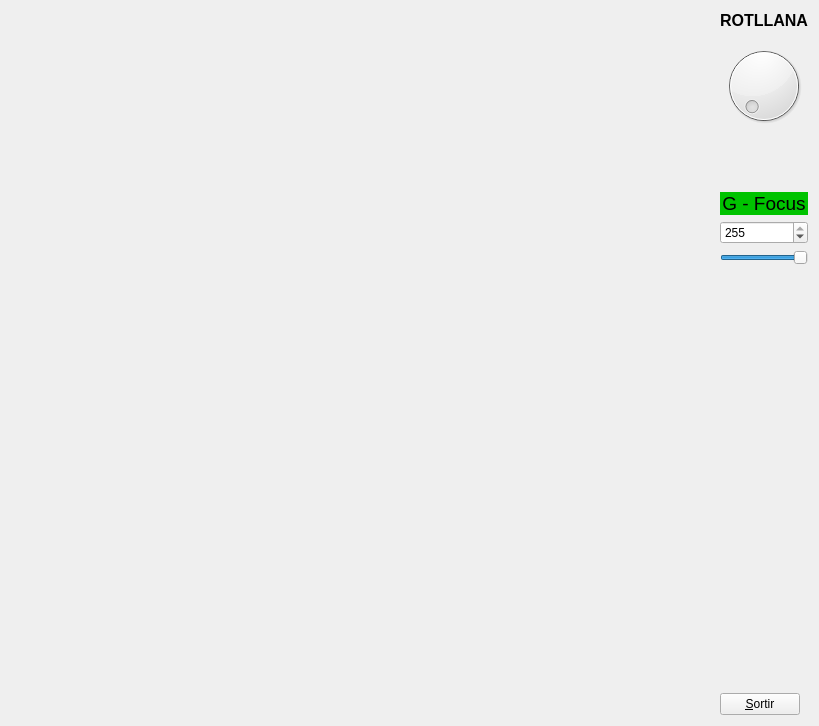
<?xml version="1.0" encoding="UTF-8"?>
<ui version="4.0">
 <class>MyForm</class>
 <widget class="QWidget" name="MyForm">
  <property name="geometry">
   <rect>
    <x>0</x>
    <y>0</y>
    <width>819</width>
    <height>726</height>
   </rect>
  </property>
  <property name="windowTitle">
   <string>Form</string>
  </property>
  <layout class="QHBoxLayout" name="horizontalLayout">
   <item>
    <widget class="MyGLWidget" name="widget" native="true">
     <property name="sizePolicy">
      <sizepolicy hsizetype="Expanding" vsizetype="Expanding">
       <horstretch>0</horstretch>
       <verstretch>0</verstretch>
      </sizepolicy>
     </property>
    </widget>
   </item>
   <item>
    <layout class="QVBoxLayout" name="verticalLayout">
     <item>
      <widget class="QLabel" name="label_2">
       <property name="font">
        <font>
         <pointsize>12</pointsize>
         <weight>75</weight>
         <bold>true</bold>
        </font>
       </property>
       <property name="text">
        <string>ROTLLANA</string>
       </property>
       <property name="alignment">
        <set>Qt::AlignCenter</set>
       </property>
      </widget>
     </item>
     <item>
      <widget class="QDial" name="dial">
       <property name="maximum">
        <number>359</number>
       </property>
      </widget>
     </item>
     <item>
      <spacer name="verticalSpacer_2">
       <property name="orientation">
        <enum>Qt::Vertical</enum>
       </property>
       <property name="sizeType">
        <enum>QSizePolicy::Maximum</enum>
       </property>
       <property name="sizeHint" stdset="0">
        <size>
         <width>20</width>
         <height>50</height>
        </size>
       </property>
      </spacer>
     </item>
     <item>
      <widget class="QLabel" name="label">
       <property name="palette">
        <palette>
         <active>
          <colorrole role="WindowText">
           <brush brushstyle="SolidPattern">
            <color alpha="255">
             <red>0</red>
             <green>0</green>
             <blue>0</blue>
            </color>
           </brush>
          </colorrole>
          <colorrole role="Button">
           <brush brushstyle="SolidPattern">
            <color alpha="255">
             <red>0</red>
             <green>195</green>
             <blue>0</blue>
            </color>
           </brush>
          </colorrole>
          <colorrole role="Light">
           <brush brushstyle="SolidPattern">
            <color alpha="255">
             <red>37</red>
             <green>255</green>
             <blue>37</blue>
            </color>
           </brush>
          </colorrole>
          <colorrole role="Midlight">
           <brush brushstyle="SolidPattern">
            <color alpha="255">
             <red>18</red>
             <green>225</green>
             <blue>18</blue>
            </color>
           </brush>
          </colorrole>
          <colorrole role="Dark">
           <brush brushstyle="SolidPattern">
            <color alpha="255">
             <red>0</red>
             <green>97</green>
             <blue>0</blue>
            </color>
           </brush>
          </colorrole>
          <colorrole role="Mid">
           <brush brushstyle="SolidPattern">
            <color alpha="255">
             <red>0</red>
             <green>130</green>
             <blue>0</blue>
            </color>
           </brush>
          </colorrole>
          <colorrole role="Text">
           <brush brushstyle="SolidPattern">
            <color alpha="255">
             <red>0</red>
             <green>0</green>
             <blue>0</blue>
            </color>
           </brush>
          </colorrole>
          <colorrole role="BrightText">
           <brush brushstyle="SolidPattern">
            <color alpha="255">
             <red>255</red>
             <green>255</green>
             <blue>255</blue>
            </color>
           </brush>
          </colorrole>
          <colorrole role="ButtonText">
           <brush brushstyle="SolidPattern">
            <color alpha="255">
             <red>0</red>
             <green>0</green>
             <blue>0</blue>
            </color>
           </brush>
          </colorrole>
          <colorrole role="Base">
           <brush brushstyle="SolidPattern">
            <color alpha="255">
             <red>255</red>
             <green>255</green>
             <blue>255</blue>
            </color>
           </brush>
          </colorrole>
          <colorrole role="Window">
           <brush brushstyle="SolidPattern">
            <color alpha="255">
             <red>0</red>
             <green>195</green>
             <blue>0</blue>
            </color>
           </brush>
          </colorrole>
          <colorrole role="Shadow">
           <brush brushstyle="SolidPattern">
            <color alpha="255">
             <red>0</red>
             <green>0</green>
             <blue>0</blue>
            </color>
           </brush>
          </colorrole>
          <colorrole role="AlternateBase">
           <brush brushstyle="SolidPattern">
            <color alpha="255">
             <red>127</red>
             <green>225</green>
             <blue>127</blue>
            </color>
           </brush>
          </colorrole>
          <colorrole role="ToolTipBase">
           <brush brushstyle="SolidPattern">
            <color alpha="255">
             <red>255</red>
             <green>255</green>
             <blue>220</blue>
            </color>
           </brush>
          </colorrole>
          <colorrole role="ToolTipText">
           <brush brushstyle="SolidPattern">
            <color alpha="255">
             <red>0</red>
             <green>0</green>
             <blue>0</blue>
            </color>
           </brush>
          </colorrole>
         </active>
         <inactive>
          <colorrole role="WindowText">
           <brush brushstyle="SolidPattern">
            <color alpha="255">
             <red>0</red>
             <green>0</green>
             <blue>0</blue>
            </color>
           </brush>
          </colorrole>
          <colorrole role="Button">
           <brush brushstyle="SolidPattern">
            <color alpha="255">
             <red>0</red>
             <green>195</green>
             <blue>0</blue>
            </color>
           </brush>
          </colorrole>
          <colorrole role="Light">
           <brush brushstyle="SolidPattern">
            <color alpha="255">
             <red>37</red>
             <green>255</green>
             <blue>37</blue>
            </color>
           </brush>
          </colorrole>
          <colorrole role="Midlight">
           <brush brushstyle="SolidPattern">
            <color alpha="255">
             <red>18</red>
             <green>225</green>
             <blue>18</blue>
            </color>
           </brush>
          </colorrole>
          <colorrole role="Dark">
           <brush brushstyle="SolidPattern">
            <color alpha="255">
             <red>0</red>
             <green>97</green>
             <blue>0</blue>
            </color>
           </brush>
          </colorrole>
          <colorrole role="Mid">
           <brush brushstyle="SolidPattern">
            <color alpha="255">
             <red>0</red>
             <green>130</green>
             <blue>0</blue>
            </color>
           </brush>
          </colorrole>
          <colorrole role="Text">
           <brush brushstyle="SolidPattern">
            <color alpha="255">
             <red>0</red>
             <green>0</green>
             <blue>0</blue>
            </color>
           </brush>
          </colorrole>
          <colorrole role="BrightText">
           <brush brushstyle="SolidPattern">
            <color alpha="255">
             <red>255</red>
             <green>255</green>
             <blue>255</blue>
            </color>
           </brush>
          </colorrole>
          <colorrole role="ButtonText">
           <brush brushstyle="SolidPattern">
            <color alpha="255">
             <red>0</red>
             <green>0</green>
             <blue>0</blue>
            </color>
           </brush>
          </colorrole>
          <colorrole role="Base">
           <brush brushstyle="SolidPattern">
            <color alpha="255">
             <red>255</red>
             <green>255</green>
             <blue>255</blue>
            </color>
           </brush>
          </colorrole>
          <colorrole role="Window">
           <brush brushstyle="SolidPattern">
            <color alpha="255">
             <red>0</red>
             <green>195</green>
             <blue>0</blue>
            </color>
           </brush>
          </colorrole>
          <colorrole role="Shadow">
           <brush brushstyle="SolidPattern">
            <color alpha="255">
             <red>0</red>
             <green>0</green>
             <blue>0</blue>
            </color>
           </brush>
          </colorrole>
          <colorrole role="AlternateBase">
           <brush brushstyle="SolidPattern">
            <color alpha="255">
             <red>127</red>
             <green>225</green>
             <blue>127</blue>
            </color>
           </brush>
          </colorrole>
          <colorrole role="ToolTipBase">
           <brush brushstyle="SolidPattern">
            <color alpha="255">
             <red>255</red>
             <green>255</green>
             <blue>220</blue>
            </color>
           </brush>
          </colorrole>
          <colorrole role="ToolTipText">
           <brush brushstyle="SolidPattern">
            <color alpha="255">
             <red>0</red>
             <green>0</green>
             <blue>0</blue>
            </color>
           </brush>
          </colorrole>
         </inactive>
         <disabled>
          <colorrole role="WindowText">
           <brush brushstyle="SolidPattern">
            <color alpha="255">
             <red>0</red>
             <green>97</green>
             <blue>0</blue>
            </color>
           </brush>
          </colorrole>
          <colorrole role="Button">
           <brush brushstyle="SolidPattern">
            <color alpha="255">
             <red>0</red>
             <green>195</green>
             <blue>0</blue>
            </color>
           </brush>
          </colorrole>
          <colorrole role="Light">
           <brush brushstyle="SolidPattern">
            <color alpha="255">
             <red>37</red>
             <green>255</green>
             <blue>37</blue>
            </color>
           </brush>
          </colorrole>
          <colorrole role="Midlight">
           <brush brushstyle="SolidPattern">
            <color alpha="255">
             <red>18</red>
             <green>225</green>
             <blue>18</blue>
            </color>
           </brush>
          </colorrole>
          <colorrole role="Dark">
           <brush brushstyle="SolidPattern">
            <color alpha="255">
             <red>0</red>
             <green>97</green>
             <blue>0</blue>
            </color>
           </brush>
          </colorrole>
          <colorrole role="Mid">
           <brush brushstyle="SolidPattern">
            <color alpha="255">
             <red>0</red>
             <green>130</green>
             <blue>0</blue>
            </color>
           </brush>
          </colorrole>
          <colorrole role="Text">
           <brush brushstyle="SolidPattern">
            <color alpha="255">
             <red>0</red>
             <green>97</green>
             <blue>0</blue>
            </color>
           </brush>
          </colorrole>
          <colorrole role="BrightText">
           <brush brushstyle="SolidPattern">
            <color alpha="255">
             <red>255</red>
             <green>255</green>
             <blue>255</blue>
            </color>
           </brush>
          </colorrole>
          <colorrole role="ButtonText">
           <brush brushstyle="SolidPattern">
            <color alpha="255">
             <red>0</red>
             <green>97</green>
             <blue>0</blue>
            </color>
           </brush>
          </colorrole>
          <colorrole role="Base">
           <brush brushstyle="SolidPattern">
            <color alpha="255">
             <red>0</red>
             <green>195</green>
             <blue>0</blue>
            </color>
           </brush>
          </colorrole>
          <colorrole role="Window">
           <brush brushstyle="SolidPattern">
            <color alpha="255">
             <red>0</red>
             <green>195</green>
             <blue>0</blue>
            </color>
           </brush>
          </colorrole>
          <colorrole role="Shadow">
           <brush brushstyle="SolidPattern">
            <color alpha="255">
             <red>0</red>
             <green>0</green>
             <blue>0</blue>
            </color>
           </brush>
          </colorrole>
          <colorrole role="AlternateBase">
           <brush brushstyle="SolidPattern">
            <color alpha="255">
             <red>0</red>
             <green>195</green>
             <blue>0</blue>
            </color>
           </brush>
          </colorrole>
          <colorrole role="ToolTipBase">
           <brush brushstyle="SolidPattern">
            <color alpha="255">
             <red>255</red>
             <green>255</green>
             <blue>220</blue>
            </color>
           </brush>
          </colorrole>
          <colorrole role="ToolTipText">
           <brush brushstyle="SolidPattern">
            <color alpha="255">
             <red>0</red>
             <green>0</green>
             <blue>0</blue>
            </color>
           </brush>
          </colorrole>
         </disabled>
        </palette>
       </property>
       <property name="font">
        <font>
         <pointsize>14</pointsize>
        </font>
       </property>
       <property name="autoFillBackground">
        <bool>true</bool>
       </property>
       <property name="text">
        <string>G - Focus</string>
       </property>
       <property name="alignment">
        <set>Qt::AlignCenter</set>
       </property>
      </widget>
     </item>
     <item>
      <widget class="QSpinBox" name="spinBox">
       <property name="maximum">
        <number>255</number>
       </property>
       <property name="singleStep">
        <number>15</number>
       </property>
       <property name="value">
        <number>255</number>
       </property>
      </widget>
     </item>
     <item>
      <widget class="QSlider" name="horizontalSlider">
       <property name="sizePolicy">
        <sizepolicy hsizetype="Ignored" vsizetype="Fixed">
         <horstretch>0</horstretch>
         <verstretch>0</verstretch>
        </sizepolicy>
       </property>
       <property name="maximum">
        <number>255</number>
       </property>
       <property name="value">
        <number>255</number>
       </property>
       <property name="orientation">
        <enum>Qt::Horizontal</enum>
       </property>
      </widget>
     </item>
     <item>
      <spacer name="verticalSpacer">
       <property name="orientation">
        <enum>Qt::Vertical</enum>
       </property>
       <property name="sizeHint" stdset="0">
        <size>
         <width>20</width>
         <height>40</height>
        </size>
       </property>
      </spacer>
     </item>
     <item>
      <widget class="QPushButton" name="pushButton">
       <property name="sizePolicy">
        <sizepolicy hsizetype="Fixed" vsizetype="Fixed">
         <horstretch>0</horstretch>
         <verstretch>0</verstretch>
        </sizepolicy>
       </property>
       <property name="text">
        <string>&amp;Sortir</string>
       </property>
      </widget>
     </item>
    </layout>
   </item>
  </layout>
 </widget>
 <customwidgets>
  <customwidget>
   <class>MyGLWidget</class>
   <extends>QWidget</extends>
   <header>MyGLWidget.h</header>
   <container>1</container>
   <slots>
    <slot>changeGreen(int)</slot>
    <slot>doRotllana(int)</slot>
   </slots>
  </customwidget>
 </customwidgets>
 <resources/>
 <connections>
  <connection>
   <sender>pushButton</sender>
   <signal>clicked()</signal>
   <receiver>MyForm</receiver>
   <slot>close()</slot>
   <hints>
    <hint type="sourcelabel">
     <x>811</x>
     <y>718</y>
    </hint>
    <hint type="destinationlabel">
     <x>839</x>
     <y>529</y>
    </hint>
   </hints>
  </connection>
  <connection>
   <sender>horizontalSlider</sender>
   <signal>valueChanged(int)</signal>
   <receiver>widget</receiver>
   <slot>changeGreen(int)</slot>
   <hints>
    <hint type="sourcelabel">
     <x>749</x>
     <y>274</y>
    </hint>
    <hint type="destinationlabel">
     <x>638</x>
     <y>194</y>
    </hint>
   </hints>
  </connection>
  <connection>
   <sender>dial</sender>
   <signal>valueChanged(int)</signal>
   <receiver>widget</receiver>
   <slot>doRotllana(int)</slot>
   <hints>
    <hint type="sourcelabel">
     <x>778</x>
     <y>76</y>
    </hint>
    <hint type="destinationlabel">
     <x>670</x>
     <y>354</y>
    </hint>
   </hints>
  </connection>
  <connection>
   <sender>horizontalSlider</sender>
   <signal>valueChanged(int)</signal>
   <receiver>spinBox</receiver>
   <slot>setValue(int)</slot>
   <hints>
    <hint type="sourcelabel">
     <x>793</x>
     <y>269</y>
    </hint>
    <hint type="destinationlabel">
     <x>787</x>
     <y>243</y>
    </hint>
   </hints>
  </connection>
  <connection>
   <sender>spinBox</sender>
   <signal>valueChanged(int)</signal>
   <receiver>horizontalSlider</receiver>
   <slot>setValue(int)</slot>
   <hints>
    <hint type="sourcelabel">
     <x>766</x>
     <y>234</y>
    </hint>
    <hint type="destinationlabel">
     <x>767</x>
     <y>275</y>
    </hint>
   </hints>
  </connection>
 </connections>
</ui>
